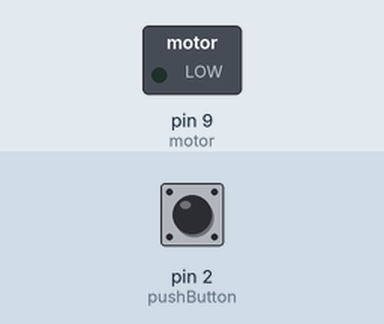
The sketch below on a simulated Arduino Uno, built with avr-gcc and run on an emulated ATmega328P. Parts: switched loads named in the sketch (green lamp = pin HIGH). The test bench sets the inputs (shaded band); at power-on: pin 2 (pushButton) LOW.

Above: at 1.2 s.
1.3 s: pin 2 (pushButton) pulled HIGH for 0.15 s
At 1.37 s:
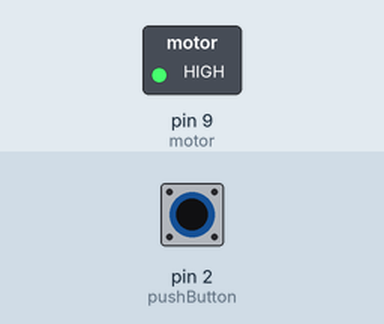
2.9 s: pin 2 (pushButton) pulled HIGH for 3.2 s
At 6.9 s:
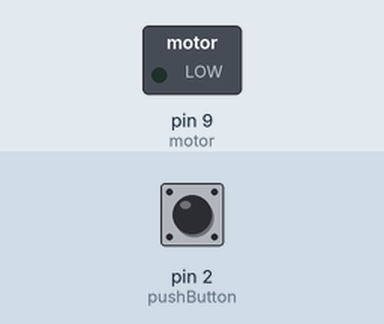
Timing chart, 0 to 8.4 s (numbered marks = the images above; inputs shaded):
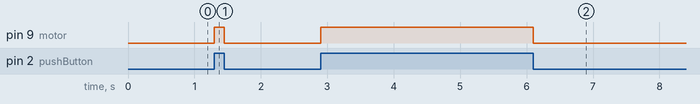

Measured:
- after the input at 1.3 s, pin 9 (motor): LOW → HIGH at once, → LOW 0.15 s later
- after the input at 2.9 s, pin 9 (motor): LOW → HIGH at once, → LOW 3.2 s later

The sketch:

WaterPump.ino
```cpp
/*
 * Senior Design Project
 * by: Samuel Ruiz
 * 9/27/2022
 *
 * Equipment needed:
 * 3-5V Low voltage water pump
 * IRLB8721 MOSFET
 * 1N4007 Diode
 * H20
 * pushbutton
 * 10kohm resistor
 */

 //Constants
const int pushButton = 2;
const int motor = 9;

int pushState = 0;

void setup() {
  // put your setup code here, to run once:

  pinMode(pushState, INPUT);
  pinMode(motor,OUTPUT);
}

void loop() {
  // put your main code here, to run repeatedly:

  pushState = digitalRead(pushButton);

  if(pushState == HIGH){
    digitalWrite(motor, HIGH);
  }
  else{
    digitalWrite(motor,LOW);
  }
}
```
